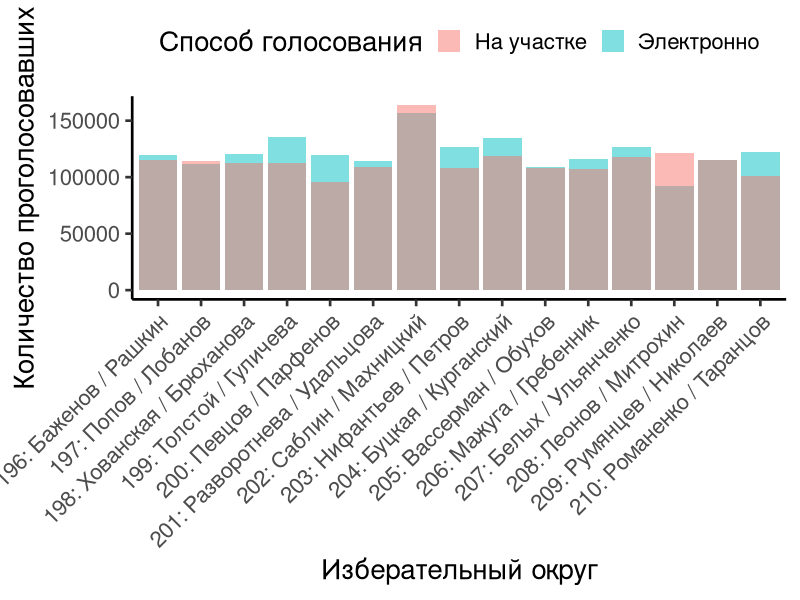
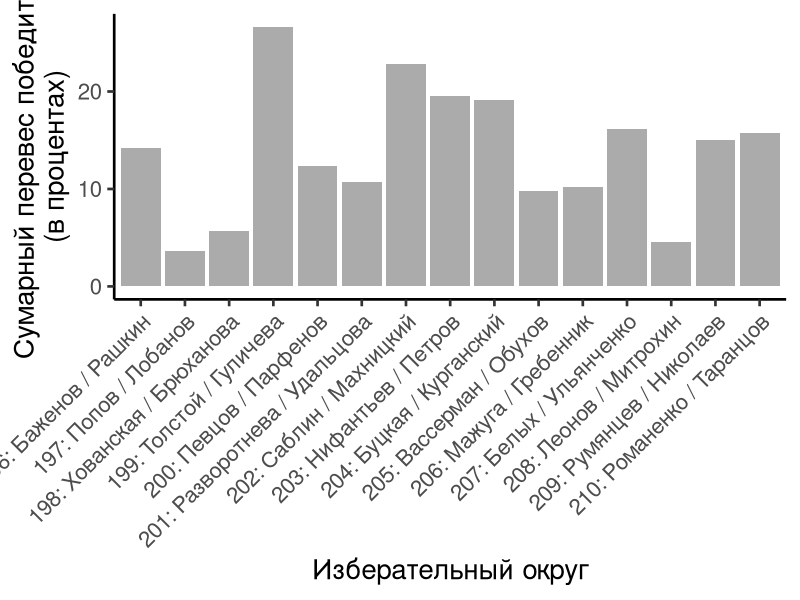
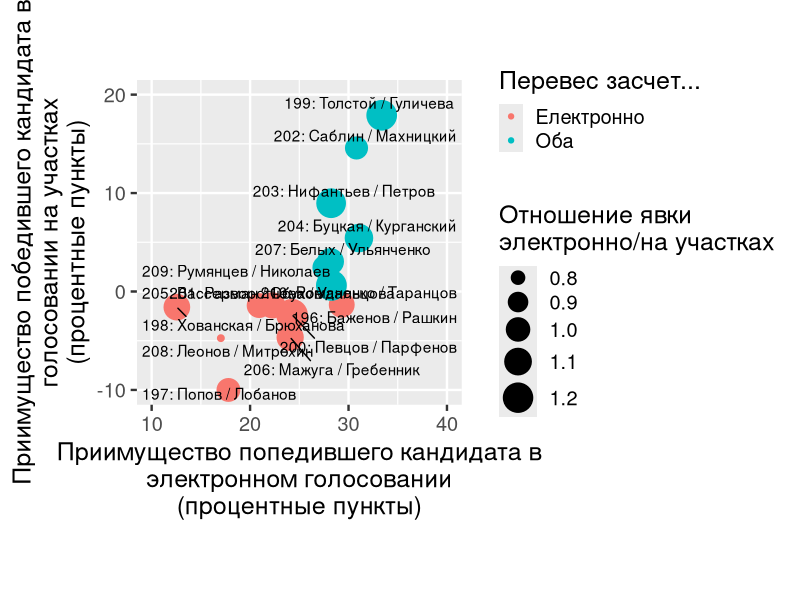
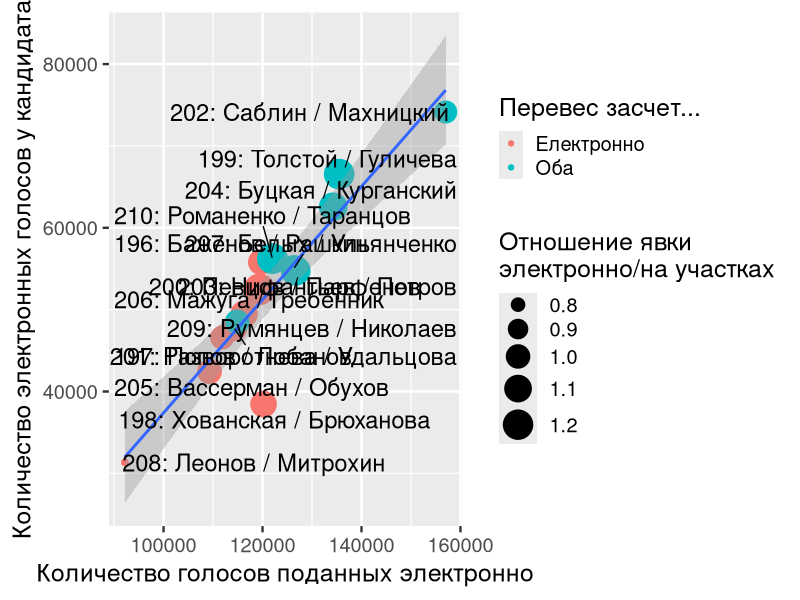
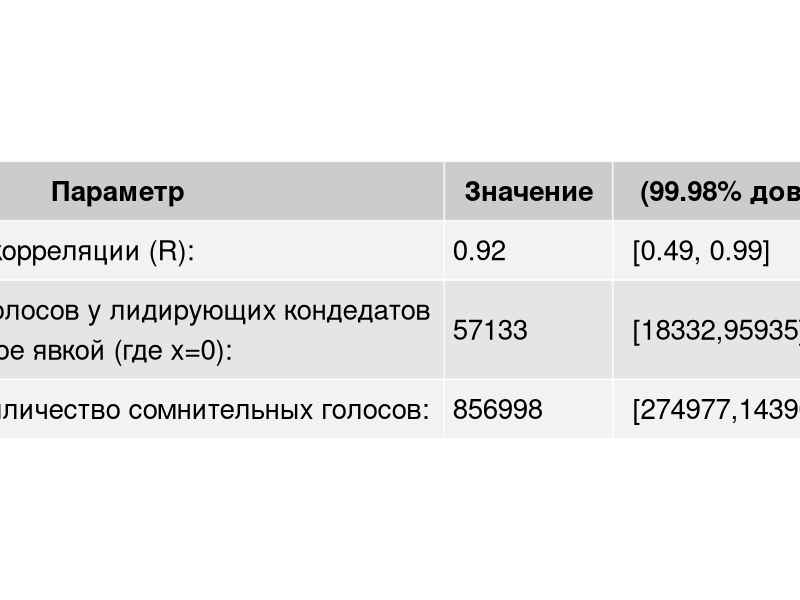
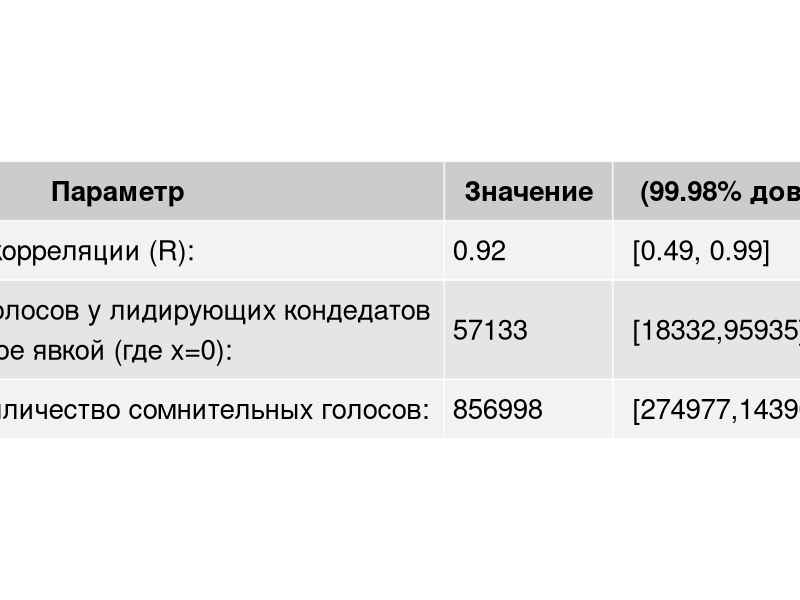

These charts were generated, in order, by the following R code:
## ---- chunk 1
suppressMessages(library(readr))
suppressMessages(library(ggplot2))
suppressMessages(library(reshape2))
suppressMessages(library(dplyr))
suppressMessages(library(tidyr))
suppressMessages(library(gridExtra))
options(dplyr.summarise.inform = FALSE)
## ---- chunk 2
setwd("/mnt/e/Workspace/RussiaElections2021")
elections_df = readr::read_tsv("data/elections_meduza_final.tsv")
elections_fdf = elections_df %>%
  dplyr::mutate(elections_candidate_short=gsub("([^ ]+).*", "\\1", elections_candidate)) %>%
  dplyr::group_by(elections_aik) %>%
  dplyr::arrange(dplyr::desc(elections_total_percent)) %>%
  dplyr::mutate(elections_aik_total_count=sum(elections_electronic_count) + sum(elections_inperson_count)) %>%
  dplyr::mutate(elections_aik_electronic_count=sum(elections_electronic_count)) %>%
  dplyr::mutate(elections_aik_inperson_count=sum(elections_inperson_count)) %>%
  dplyr::slice(1:2) %>%
  dplyr::mutate(elections_aik_subtotal_count=sum(elections_electronic_count) + sum(elections_inperson_count)) %>%
  dplyr::group_by(elections_aik, elections_aik_total_count, elections_aik_subtotal_count, elections_aik_electronic_count, elections_aik_inperson_count) %>%
  dplyr::summarize(
    elections_aik_desc=paste0(elections_aik[1], ": ", elections_candidate_short[1], " / ", elections_candidate_short[2]),
    elections_electronic_prcdiff=elections_electronic_percent[1]-elections_electronic_percent[2],
    elections_inperson_prcdiff=elections_inperson_percent[1]-elections_inperson_percent[2],
    elections_total_count1=elections_total_count[1],
    elections_total_count2=elections_total_count[2],
    elections_electronic_percent1=elections_electronic_percent[1],
    elections_electronic_percent2=elections_electronic_percent[2],
    elections_electronic_count1=elections_electronic_count[1],
    elections_electronic_count2=elections_electronic_count[2],
    elections_inperson_percent1=elections_inperson_percent[1],
    elections_inperson_percent2=elections_inperson_percent[2],
    elections_inperson_count1=elections_inperson_count[1],
    elections_inperson_count2=elections_inperson_count[2],
    elections_electronic_diff=elections_electronic_count[1]-elections_electronic_count[2],
    elections_inperson_diff=elections_inperson_count[1]-elections_inperson_count[2],
    elections_total_diff=elections_total_count[1]-elections_total_count[2],
  ) %>%
  dplyr::mutate(elections_decided_by=dplyr::case_when(
    elections_inperson_diff>=0 & elections_electronic_diff>=0 ~ "Оба",
    elections_inperson_diff>=0 & elections_electronic_diff<=0 ~ "На участках",
    elections_electronic_diff>=0 & elections_inperson_diff<=0 ~ "Електронно",
    T<=0 ~ "What?",
  ))
## ---- chunk 3
ggplot(elections_fdf %>% reshape2::melt(id.vars=c("elections_aik", "elections_aik_desc"), measure.vars=c("elections_aik_electronic_count", "elections_aik_inperson_count")) %>% dplyr::mutate(variable=ifelse(grepl("inperson", variable), "На участке", "Электронно"))) +
  geom_bar(aes(x=elections_aik_desc, y=value, fill=variable), stat="identity", alpha=0.5, position=position_nudge()) +
  labs(x="Изберательный округ", y="Количество проголосовавших", fill="Способ голосования") +
  theme_classic(base_size=20)+
  theme(axis.text.x = element_text(angle = 45, hjust=1), legend.position="top")
## ---- chunk 4
ggplot(elections_fdf) +
  geom_bar(aes(x=elections_aik_desc, y=100*elections_total_diff/elections_aik_total_count), stat="identity", alpha=0.5, position=position_nudge()) +
  labs(x="Изберательный округ", y="Сумарный перевес победителя\n(в процентах)", fill="Способ голосования") +
  theme_classic(base_size=20)+
  theme(axis.text.x = element_text(angle = 45, hjust=1), legend.position="top")
## ---- chunk 5
ggplot(elections_fdf, aes(x=elections_electronic_prcdiff, y=elections_inperson_prcdiff)) +
  geom_point(aes(color=elections_decided_by, size=elections_aik_electronic_count/elections_aik_inperson_count)) +
  ggrepel::geom_text_repel(aes(label=elections_aik_desc)) +
  scale_size_continuous(range=c(2, 10)) +
  labs(x="Приимущество попедившего кандидата в\nэлектронном голосовании\n(процентные пункты)", y="Приимущество победившего кандидата в\nголосовании на участках\n(процентные пункты)", color="Перевес засчет...", size="Отношение явки\nэлектронно/на участках") +
  coord_fixed(xlim=c(10, 40), ylim=c(-10, 20)) +
  theme_gray(base_size=18)
## ---- chunk 6
ggplot(elections_fdf, aes(x=elections_aik_electronic_count, y=elections_electronic_count1)) +
  geom_point(aes(color=elections_decided_by, size=elections_aik_electronic_count/elections_aik_inperson_count)) +
  geom_smooth(method="lm") +
  ggrepel::geom_text_repel(aes(label=elections_aik_desc), size=6) +
  scale_size_continuous(range=c(2, 10)) +
  labs(x="Количество голосов поданных электронно", y="Количество электронных голосов у кандидата", size="Отношение явки\nэлектронно/на участках", color="Перевес засчет...") +
  theme_gray(base_size=18)
## ---- chunk 7
elections_model = lm(elections_aik_electronic_count ~ elections_electronic_count1, data=elections_fdf)
intercept_mean = elections_model$coefficients["(Intercept)"]
intercept_ci = confint(elections_model, "(Intercept)", level=0.9998)
R_ci = confint(elections_model, "R", level=0.9998)
R_test = cor.test(elections_fdf$elections_aik_electronic_count, elections_fdf$elections_electronic_count1, method="pearson", conf.level=0.9998)

report_df = data.frame(name="Коэфициент корреляции (R):", value=round(R_test$estimate, 2), confidence_interval=paste0("[", round(R_test$conf.int[1], 2), ", ", round(R_test$conf.int[2], 2), "]"))
report_df = rbind(report_df, data.frame(name="Количество голосов у лидирующих кондедатов\nнеобъясняемое явкой (где x=0): ",  value=as.character(round(intercept_mean)),  confidence_interval=paste0("[", round(intercept_ci[1]), ",", round(intercept_ci[2]), "]")))
report_df = rbind(report_df, data.frame(name="Сумарное колличество сомнительных голосов: ",  value=as.character(round(intercept_mean*nrow(elections_fdf))), confidence_interval=paste0("[", round(intercept_ci[1]*nrow(elections_fdf)), ",", round(intercept_ci[2]*nrow(elections_fdf)), "]")))
rownames(report_df) = NULL
colnames(report_df) = c("Параметр", "Значение", " (99.98% довер. интервал)")
p = gridExtra::grid.arrange(gridExtra::tableGrob(report_df, theme=gridExtra::ttheme_default(base_size=20, padding=unit(c(10, 10), "mm"), core=list(fg_params=list(hjust=0, x=0.05))), rows=NULL), nrow=1)
grid::grid.newpage()
print(grid::grid.draw(p))
